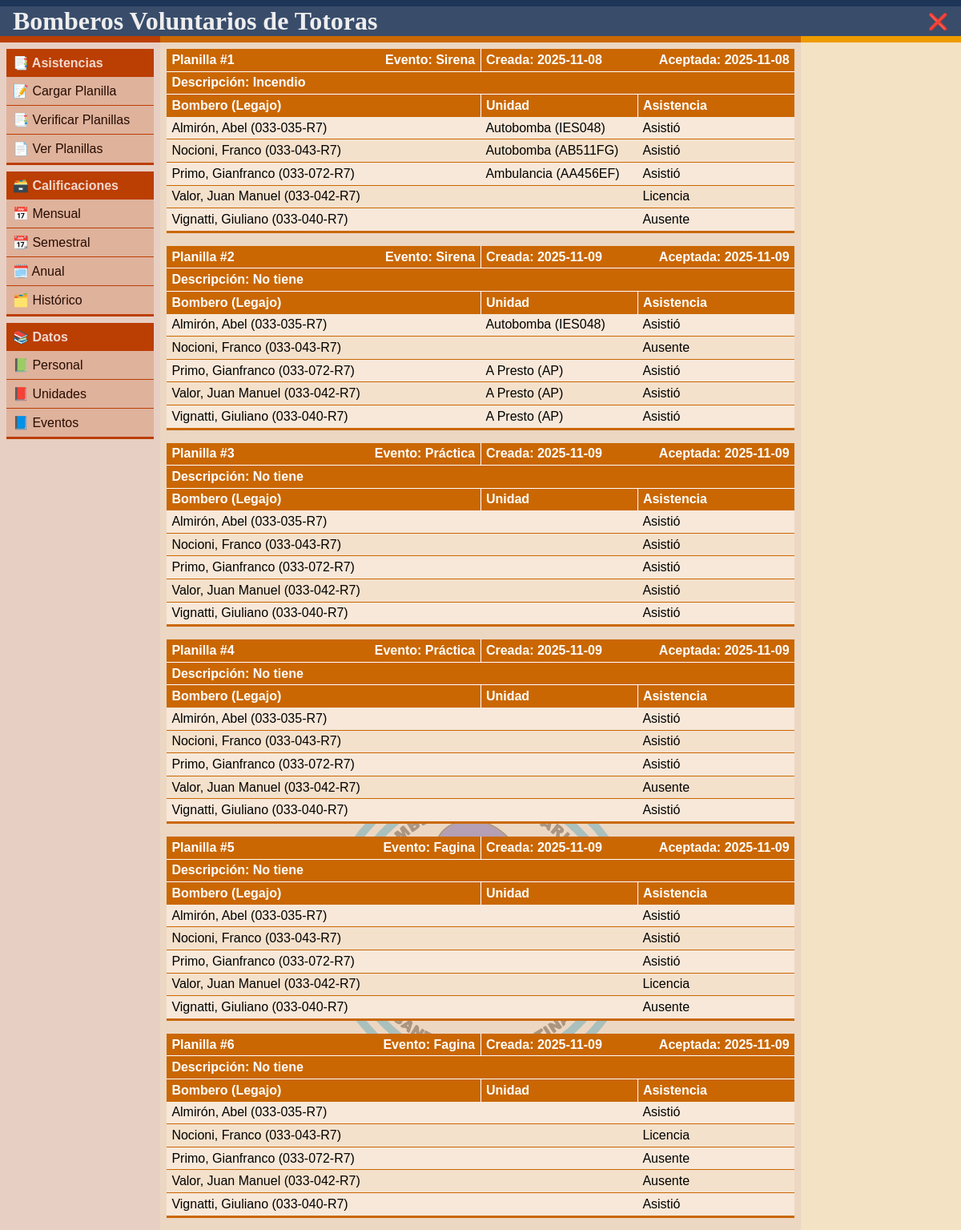
Page /asistencias/ver/ (signed in, upper part) on the committed database.
### tables this page shows
CREATE TABLE asistencias_cab (
    id                 INTEGER PRIMARY KEY AUTOINCREMENT,
    id_evento          INTEGER NOT NULL,
    fecha_creada       TEXT    NOT NULL,
    fecha_aceptada     TEXT,
    legajo_responsable TEXT,
    descripcion        TEXT,
    FOREIGN KEY (id_evento) REFERENCES eventos(id),
    FOREIGN KEY (legajo_responsable) REFERENCES personal(legajo)
);

CREATE TABLE eventos (
    id     INTEGER PRIMARY KEY AUTOINCREMENT,
    nombre TEXT    NOT NULL,
    puntos REAL    NOT NULL
);

CREATE TABLE asistencias_det (
    id        INTEGER PRIMARY KEY AUTOINCREMENT,
    id_cab    INTEGER NOT NULL,
    legajo    TEXT    NOT NULL,
    id_unidad INTEGER,
    estado    INTEGER NOT NULL,
    FOREIGN KEY (id_cab) REFERENCES asistencias_cab(id),
    FOREIGN KEY (legajo) REFERENCES personal(legajo),
    FOREIGN KEY (id_unidad) REFERENCES unidades(id)
);

CREATE TABLE personal (
    legajo           TEXT    PRIMARY KEY UNIQUE,
    dni              INTEGER NOT NULL UNIQUE,
    username         TEXT    NOT NULL UNIQUE,
    password         TEXT    NOT NULL,
    apellido_nombre  TEXT    NOT NULL,
    telefono         INTEGER,
    fecha_nacimiento TEXT    NOT NULL,
    provincia        TEXT    NOT NULL,
    lugar            TEXT    NOT NULL,
    permisos         INTEGER NOT NULL DEFAULT 0
);

CREATE TABLE unidades (
    id      INTEGER PRIMARY KEY AUTOINCREMENT,
    nombre  TEXT    NOT NULL,
    patente TEXT    NOT NULL,
    estado  INTEGER NOT NULL DEFAULT 1
);

### app/blueprints/bp_asistencias.py (the view)
@bp.route('/ver/', methods=['GET'])
@Login_Required
def Ver_Planillas():
    return render_template('asistencias/ver_planillas.html', planillas=Asistencia_Cabecera.Get_Aceptadas(), Evento=Evento, Bombero=Bombero, Unidad=Unidad)

### app/blueprints/bp_index.py (called while the page is built)
def Login_Required(f):
    @wraps(f)
    def decorated_function(*args, **kwargs):
        if 'user' not in session:
            return redirect(url_for('index.Index'))
        return f(*args, **kwargs)
    return decorated_function

### app/scripts/asistencias.py (called while the page is built)
    def Get_Detalles(self):
        DB = Get_DB()
        CUR = DB.cursor()
        CUR.execute('SELECT id, id_cab, legajo, id_unidad, estado FROM asistencias_det WHERE id_cab = ?', (self.id,))
        rows = CUR.fetchall()
        detalles = []
        for row in rows:
            detalle = Asistencia_Detalle(row[0], row[1], row[2], row[3], row[4])
            detalles.append(detalle)
        return detalles

    def Get_Aceptadas():
        DB = Get_DB()
        CUR = DB.cursor()
        CUR.execute('SELECT id, id_evento, fecha_creada, fecha_aceptada, legajo_responsable, descripcion FROM asistencias_cab WHERE fecha_aceptada IS NOT NULL')
        rows = CUR.fetchall()
        cabeceras = []
        for row in rows:
            cabecera = Asistencia_Cabecera(row[0], row[1], row[2], row[3], row[4], row[5])
            cabeceras.append(cabecera)
        return cabeceras

### app/scripts/db.py (called while the page is built)
def Get_DB():
    if 'db' not in g:
        g.db = sqlite3.connect(
            DATABASE,
            detect_types=sqlite3.PARSE_DECLTYPES
        )
        g.db.row_factory = sqlite3.Row
    return g.db

def Close_DB(exception):
    db = g.pop('db', None)
    if db is not None:
        db.close()

### app/scripts/eventos.py (called while the page is built)
    def Get_Evento_By_ID(id):
        DB = Get_DB()
        evento_data = DB.execute(
            'SELECT * FROM eventos WHERE id = ?',
            (id,)
        ).fetchone()
        if evento_data is None:
            return None
        return Evento(
            id=evento_data['id'],
            nombre=evento_data['nombre'],
            puntos=evento_data['puntos']
        )

### app/scripts/unidades.py (called while the page is built)
    def Get_Unidad_By_ID(id):
        DB = Get_DB()
        unidad_data = DB.execute(
            'SELECT * FROM unidades WHERE id = ?',
            (id,)
        ).fetchone()
        if unidad_data is None:
            return None
        return Unidad(
            id=unidad_data['id'],
            nombre=unidad_data['nombre'],
            patente=unidad_data['patente'],
            estado=unidad_data['estado']
        )

### app/templates/asistencias/ver_planillas.html
{% extends 'base.html' %}
{% block head %}
    <link rel="stylesheet" href="{{ url_for('static', filename='asistencias.css') }}">
{% endblock %}
{% block center %}
    {% for planilla in planillas %}
        <form action="" method="post">
            <table style="margin-bottom: 1rem;">
                <col width="50%"><col width="25%"><col width="25%">
                <thead>
                    <tr>
                        <th>
                            <div>
                                <span>
                                    Planilla #{{ planilla.id }}
                                </span>
                                <span>
                                    Evento: {{ Evento.Get_Evento_By_ID(planilla.id_evento).nombre }}
                                </span>
                            </div>
                        </th>
                        <th colspan="2">
                            <div>
                                <span>
                                    Creada: {{ planilla.fecha_creada }}
                                </span>
                                <span>
                                    Aceptada: {{ planilla.fecha_aceptada }}
                                </span>
                            </div>
                        </th>
                    </tr>
                    <tr>
                        <th colspan="3">
                            Descripción:
                            {% if planilla.descripcion != None %}
                                {{ planilla.descripcion }}
                            {% else %}
                                No tiene
                            {% endif %}
                        </th>
                    </tr>
                    <tr>
                        <th>
                            Bombero (Legajo)
                        </th>
                        <th>
                            Unidad
                        </th>
                        <th>
                            Asistencia
                        </th>
                    </tr>
                </thead>
                <tbody>
                    {% for detalle in planilla.detalles %}
                        <tr>
                            <td>
                                {{ Bombero.Get_Bombero_By_Legajo(detalle.legajo).apellido_nombre }} ({{ detalle.legajo }})
                            </td>
                            <td>
                                {% if detalle.id_unidad != None %}
                                    {{ Unidad.Get_Unidad_By_ID(detalle.id_unidad).nombre }} ({{Unidad.Get_Unidad_By_ID(detalle.id_unidad).patente}})
                                {% endif %}
                            </td>
                            <td>
                                {% if detalle.estado == 1 %}
                                    Asistió
                                {% elif detalle.estado == 2 %}
                                    Licencia
                                {% else %}
                                    Ausente
                                {% endif %}
                            </td>
                        </tr>
                    {% endfor %}
                </tbody>
            </table>
        </form>
    {% endfor %}
{% endblock %}

### app/static/base.css (style rules this page uses)
* { margin: 0; padding: 0; }
:root { --color-bg-body: #EEEEEEAA; --color-fg-top: #1D3557; --color-bg-top: #1D3557DD; --color-text-top: #EEE; --color-fg-middle: #AE2012; --color-bg-middle: #AE201277; --color-fg-bottom: #A8DADC; --color-bg-bottom: #A8DADC77; --color-fg-left: #BB3E03; --color-bg-left: #BB3E03; --color-fg-center: #CA6702; --color-bg-center: #CA6702; --color-fg-right: #EE9B00; --color-bg-right: #EE9B00; }
html { background-image: url(./logo.svg); background-repeat: no-repeat; background-position: center; background-size: 33%; }
body { background-color: var(--color-bg-body); display: grid; grid-template-columns: 1fr; grid-template-rows: auto 1fr auto; grid-template-areas: 'top' 'middle' 'bottom'; min-height: 100dvh; }

### rows in the picture
asistencias_cab: id "1", fecha_creada "2025-11-08", fecha_aceptada "2025-11-08", descripcion "Incendio"
eventos: Get_Evento_By_ID "Sirena"
asistencias_det: Get_Bombero_By_Legajo "Almirón, Abel", legajo "033-035-R7", estado "Asistió"
unidades: Get_Unidad_By_ID "Autobomba", Get_Unidad_By_ID "IES048"
asistencias_det: Get_Bombero_By_Legajo "Nocioni, Franco", legajo "033-043-R7", estado "Asistió"
unidades: Get_Unidad_By_ID "Autobomba", Get_Unidad_By_ID "AB511FG"
asistencias_det: Get_Bombero_By_Legajo "Primo, Gianfranco", legajo "033-072-R7", estado "Asistió"
unidades: Get_Unidad_By_ID "Ambulancia", Get_Unidad_By_ID "AA456EF"
asistencias_det: Get_Bombero_By_Legajo "Valor, Juan Manuel", legajo "033-042-R7", estado "Licencia"
asistencias_det: Get_Bombero_By_Legajo "Vignatti, Giuliano", legajo "033-040-R7", estado "Ausente"
asistencias_cab: id "2", fecha_creada "2025-11-09", fecha_aceptada "2025-11-09", shows "No tiene"
asistencias_det: Get_Bombero_By_Legajo "Almirón, Abel", legajo "033-035-R7", estado "Asistió"
asistencias_det: Get_Bombero_By_Legajo "Nocioni, Franco", legajo "033-043-R7", estado "Ausente"
asistencias_det: Get_Bombero_By_Legajo "Primo, Gianfranco", legajo "033-072-R7", estado "Asistió"
unidades: Get_Unidad_By_ID "A Presto", Get_Unidad_By_ID "AP"
asistencias_det: Get_Bombero_By_Legajo "Valor, Juan Manuel", legajo "033-042-R7", estado "Asistió"
asistencias_det: Get_Bombero_By_Legajo "Vignatti, Giuliano", legajo "033-040-R7", estado "Asistió"
asistencias_cab: id "3", fecha_creada "2025-11-09", fecha_aceptada "2025-11-09", shows "No tiene"
eventos: Get_Evento_By_ID "Práctica"
asistencias_det: Get_Bombero_By_Legajo "Almirón, Abel", legajo "033-035-R7", estado "Asistió"
asistencias_det: Get_Bombero_By_Legajo "Nocioni, Franco", legajo "033-043-R7", estado "Asistió"
asistencias_det: Get_Bombero_By_Legajo "Primo, Gianfranco", legajo "033-072-R7", estado "Asistió"
asistencias_det: Get_Bombero_By_Legajo "Valor, Juan Manuel", legajo "033-042-R7", estado "Asistió"
asistencias_det: Get_Bombero_By_Legajo "Vignatti, Giuliano", legajo "033-040-R7", estado "Asistió"
asistencias_cab: id "4", fecha_creada "2025-11-09", fecha_aceptada "2025-11-09", shows "No tiene"
asistencias_det: Get_Bombero_By_Legajo "Almirón, Abel", legajo "033-035-R7", estado "Asistió"
asistencias_det: Get_Bombero_By_Legajo "Nocioni, Franco", legajo "033-043-R7", estado "Asistió"
asistencias_det: Get_Bombero_By_Legajo "Primo, Gianfranco", legajo "033-072-R7", estado "Asistió"
asistencias_det: Get_Bombero_By_Legajo "Valor, Juan Manuel", legajo "033-042-R7", estado "Ausente"
asistencias_det: Get_Bombero_By_Legajo "Vignatti, Giuliano", legajo "033-040-R7", estado "Asistió"
asistencias_cab: id "5", fecha_creada "2025-11-09", fecha_aceptada "2025-11-09", shows "No tiene"
eventos: Get_Evento_By_ID "Fagina"
asistencias_det: Get_Bombero_By_Legajo "Almirón, Abel", legajo "033-035-R7", estado "Asistió"
asistencias_det: Get_Bombero_By_Legajo "Nocioni, Franco", legajo "033-043-R7", estado "Asistió"
asistencias_det: Get_Bombero_By_Legajo "Primo, Gianfranco", legajo "033-072-R7", estado "Asistió"
asistencias_det: Get_Bombero_By_Legajo "Valor, Juan Manuel", legajo "033-042-R7", estado "Licencia"
asistencias_det: Get_Bombero_By_Legajo "Vignatti, Giuliano", legajo "033-040-R7", estado "Ausente"
asistencias_cab: id "6", fecha_creada "2025-11-09", fecha_aceptada "2025-11-09", shows "No tiene"
asistencias_det: Get_Bombero_By_Legajo "Almirón, Abel", legajo "033-035-R7", estado "Asistió"
asistencias_det: Get_Bombero_By_Legajo "Nocioni, Franco", legajo "033-043-R7", estado "Licencia"
asistencias_det: Get_Bombero_By_Legajo "Primo, Gianfranco", legajo "033-072-R7", estado "Ausente"
asistencias_det: Get_Bombero_By_Legajo "Valor, Juan Manuel", legajo "033-042-R7", estado "Ausente"
asistencias_det: Get_Bombero_By_Legajo "Vignatti, Giuliano", legajo "033-040-R7", estado "Asistió"
